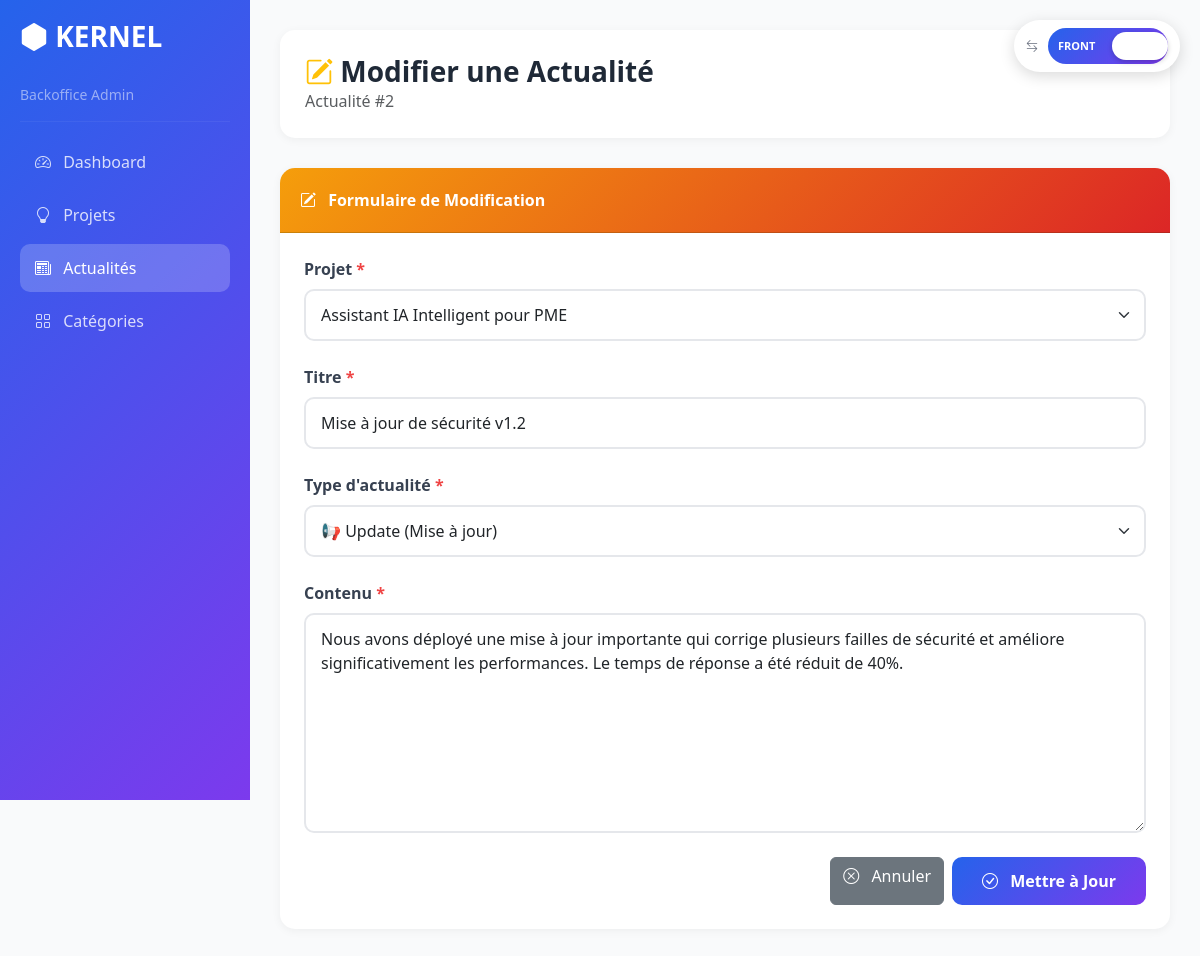
The page /view/BackOffice/actualite/modifierActualite.php?id=2 on the database its author committed.
### tables this page shows
CREATE TABLE `actualite` (
  `id` int(11) NOT NULL,
  `titre` varchar(200) NOT NULL,
  `contenu` text NOT NULL,
  `date_publication` datetime DEFAULT current_timestamp(),
  `type` enum('milestone','update','announcement') DEFAULT 'update',
  `projet_id` int(11) NOT NULL
);

CREATE TABLE `projet` (
  `id` int(11) NOT NULL,
  `titre` varchar(200) DEFAULT NULL,
  `description` text DEFAULT NULL,
  `budget_requis` decimal(10,2) DEFAULT NULL,
  `budget_actuel` decimal(10,2) DEFAULT NULL,
  `statut` enum('idee','prototype','mvp','production') DEFAULT 'idee',
  `date_creation` datetime DEFAULT NULL,
  `user_id` int(11) DEFAULT NULL
);

### controller/projetcontroller.php (called while the page is built, shortened)
<?php
class ProjetController {
    public function listProjets() {
        $sql = "SELECT p.*,
                (SELECT COUNT(*) FROM projet_categorie pc WHERE pc.projet_id = p.id) as nb_categories
                FROM projet p
                ORDER BY p.date_creation DESC";
        $db = config::getConnexion();
        try {
            $list = $db->query($sql);
            return $list->fetchAll();
        } catch (Exception $e) {
            die('Error:' . $e->getMessage());
        }
    }
}
?>

### controller/actualitecontroller.php (called while the page is built, shortened)
<?php
class ActualiteController
{
    public function showActualite($id)
    {
        $sql = "SELECT a.*, p.titre as projet_titre
                FROM actualite a
                INNER JOIN projet p ON a.projet_id = p.id
                WHERE a.id = :id";
        $db = config::getConnexion();
        $query = $db->prepare($sql);
        $query->bindValue(':id', $id, PDO::PARAM_INT);
        try {
            $query->execute();
            return $query->fetch(PDO::FETCH_ASSOC);
        } catch (Exception $e) {
            die('Error: ' . $e->getMessage());
        }
    }
}
?>

### view/BackOffice/actualite/modifierActualite.php (the view, shortened to what this page needs)
<?php
include_once(__DIR__ . '/../../../controller/actualitecontroller.php');
include_once(__DIR__ . '/../../../controller/projetcontroller.php');
include_once(__DIR__ . '/../../components/office-switch.php');
$actualiteController = new ActualiteController();
$projetController = new ProjetController();
$actualite_id = isset($_GET['id']) ? intval($_GET['id']) : 0;
$actualiteData = $actualiteController->showActualite($actualite_id);
$projets = $projetController->listProjets();
$errors = [];
$formData = [
    'titre' => $actualiteData['titre'],
    'contenu' => $actualiteData['contenu'],
    'type' => $actualiteData['type'],
    'projet_id' => $actualiteData['projet_id']
];
?>
<!DOCTYPE html>
<html lang="fr">
<head>
    <link href="https://cdn.jsdelivr.net/npm/bootstrap@5.3.1/dist/css/bootstrap.min.css" rel="stylesheet">
    <link rel="stylesheet" href="https://cdn.jsdelivr.net/npm/bootstrap-icons@1.10.0/font/bootstrap-icons.min.css">
</head>
<body>
    <?php echo renderOfficeSwitch('back', 'actualite'); ?>
    <div class="container-fluid">
        <div class="row">
            <div class="sidebar">
                <h3><i class="bi bi-hexagon-fill"></i> KERNEL</h3>
                <p class="text-white-50 small">Backoffice Admin</p>
                <hr style="border-color: rgba(255,255,255,0.2);">
                <ul class="nav flex-column">
                    <li class="nav-item">
                        <a class="nav-link" href="../dashboard.php">
                            <i class="bi bi-speedometer2 me-2"></i> Dashboard
                        </a>
                    </li>
                    <li class="nav-item">
                        <a class="nav-link" href="../projet/listeProjet.php">
                            <i class="bi bi-lightbulb me-2"></i> Projets
                        </a>
                    </li>
                    <li class="nav-item">
                        <a class="nav-link active" href="listeActualite.php">
                            <i class="bi bi-newspaper me-2"></i> Actualités
                        </a>
                    </li>
                    <li class="nav-item">
                        <a class="nav-link" href="../categorie/listeCategorie.php">
                            <i class="bi bi-grid me-2"></i> Catégories
                        </a>
                    </li>
                </ul>
            </div>
            <div class="main-content">
                <div class="page-header">
                    <h1><i class="bi bi-pencil-square text-warning"></i> Modifier une Actualité</h1>
                    <p class="text-muted mb-0">Actualité #<?php echo $actualite_id; ?></p>
                </div>
                <div class="card">
                    <div class="card-header">
                        <i class="bi bi-pencil-square me-2"></i> Formulaire de Modification
                    </div>
                    <div class="card-body p-4">
                        <form method="POST" action="" id="actualiteForm">
                            <div class="mb-4">
                                <label class="form-label">
                                    Projet <span class="required">*</span>
                                </label>
                                <select name="projet_id"
                                        class="form-select <?php echo isset($errors['projet_id']) ? 'is-invalid' : ''; ?>"
                                        required>
                                    <?php foreach ($projets as $projet): ?>
                                        <option value="<?php echo $projet['id']; ?>"
                                                <?php echo ($formData['projet_id'] == $projet['id']) ? 'selected' : ''; ?>>
                                            <?php echo htmlspecialchars($projet['titre']); ?>
                                        </option>
                                    <?php endforeach; ?>
                                </select>
                            </div>
                            <div class="mb-4">
                                <label class="form-label">
                                    Titre <span class="required">*</span>
                                </label>
                                <input type="text"
                                       name="titre"
                                       class="form-control <?php echo isset($errors['titre']) ? 'is-invalid' : ''; ?>"
                                       placeholder="Ex: Lancement de la version Beta"
                                       value="<?php echo htmlspecialchars($formData['titre']); ?>"
                                       minlength="5"
                                       required>
                            </div>
                            <div class="mb-4">
                                <label class="form-label">
                                    Type d'actualité <span class="required">*</span>
                                </label>
                                <select name="type"
                                        class="form-select <?php echo isset($errors['type']) ? 'is-invalid' : ''; ?>"
                                        required>
                                    <option value="update" <?php echo ($formData['type'] == 'update') ? 'selected' : ''; ?>>
                                        📢 Update (Mise à jour)
                                    </option>
                                </select>
                            </div>
                            <div class="mb-4">
                                <label class="form-label">
                                    Contenu <span class="required">*</span>
                                </label>
                                <textarea name="contenu"
                                          class="form-control <?php echo isset($errors['contenu']) ? 'is-invalid' : ''; ?>"
                                          rows="8"
                                          placeholder="Décrivez l'actualité en détail..."
                                          minlength="20"
                                          required><?php echo htmlspecialchars($formData['contenu']); ?></textarea>
                            </div>
                            <div class="d-flex gap-2 justify-content-end">
                                <a href="listeActualite.php" class="btn btn-secondary">
                                    <i class="bi bi-x-circle me-2"></i> Annuler
                                </a>
                                <button type="submit" class="btn btn-primary">
                                    <i class="bi bi-check-circle me-2"></i> Mettre à Jour
                                </button>
                            </div>
                        </form>
                    </div>
                </div>
            </div>
        </div>
    </div>
</body>
</html>

### view/BackOffice/actualite/modifierActualite.php (style rules this page uses)
:root { --primary: #2563EB; --secondary: #7C3AED; --accent: #F59E0B; }
body { background: #F9FAFB; overflow-x: hidden; }
.sidebar { background: linear-gradient(135deg, var(--primary), var(--secondary)); min-height: 100vh; color: white; position: fixed; width: 250px; padding: 20px; left: 0; top: 0; z-index: 1000; }
.sidebar h3 { font-weight: 700; margin-bottom: 30px; }
.sidebar .nav-link { color: rgba(255,255,255,0.8); padding: 12px 15px; border-radius: 10px; margin-bottom: 5px; transition: all 0.3s; }
.sidebar .nav-link:hover, .sidebar .nav-link.active { background: rgba(255,255,255,0.2); color: white; }
.main-content { margin-left: 250px; padding: 30px; min-height: 100vh; width: calc(100% - 250px); overflow-x: hidden; }
.page-header { background: white; padding: 25px; border-radius: 15px; box-shadow: 0 2px 10px rgba(0,0,0,0.05); margin-bottom: 30px; }
.page-header h1 { font-size: 28px; font-weight: 700; color: #1F2937; margin: 0; }
.card { border: none; border-radius: 15px; box-shadow: 0 2px 10px rgba(0,0,0,0.05); }
.card-header { background: linear-gradient(135deg, var(--accent), #DC2626); color: white; border-radius: 15px 15px 0 0 !important; padding: 20px; font-weight: 600; }
.form-label { font-weight: 600; color: #374151; margin-bottom: 8px; }
.form-control, .form-select { border: 2px solid #E5E7EB; border-radius: 10px; padding: 12px 15px; transition: all 0.3s; }
.btn-primary { background: linear-gradient(135deg, var(--primary), var(--secondary)); border: none; padding: 12px 30px; border-radius: 10px; font-weight: 600; }
.required { color: #EF4444; }

### rows shown on the page
actualite: projet_id "Assistant IA Intelligent pour PME", titre "Mise à jour de sécurité v1.2", type "📢 Update (Mise à jour)", contenu "Nous avons déployé une mise à jour importante qui corrige plusieurs failles de sécurité et améliore significativement les performances. Le temps de réponse a été réduit de 40%."

### other values the page prints
$actualite_id "2"
